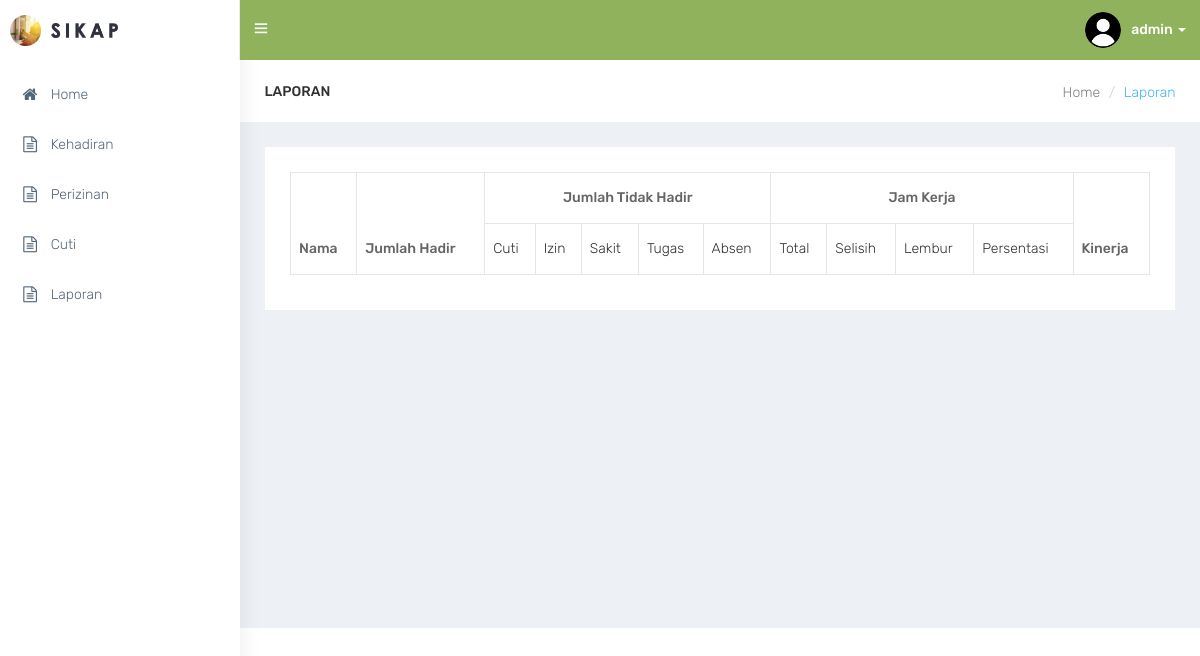
The page /laporan (signed in) on the database as committed earlier.
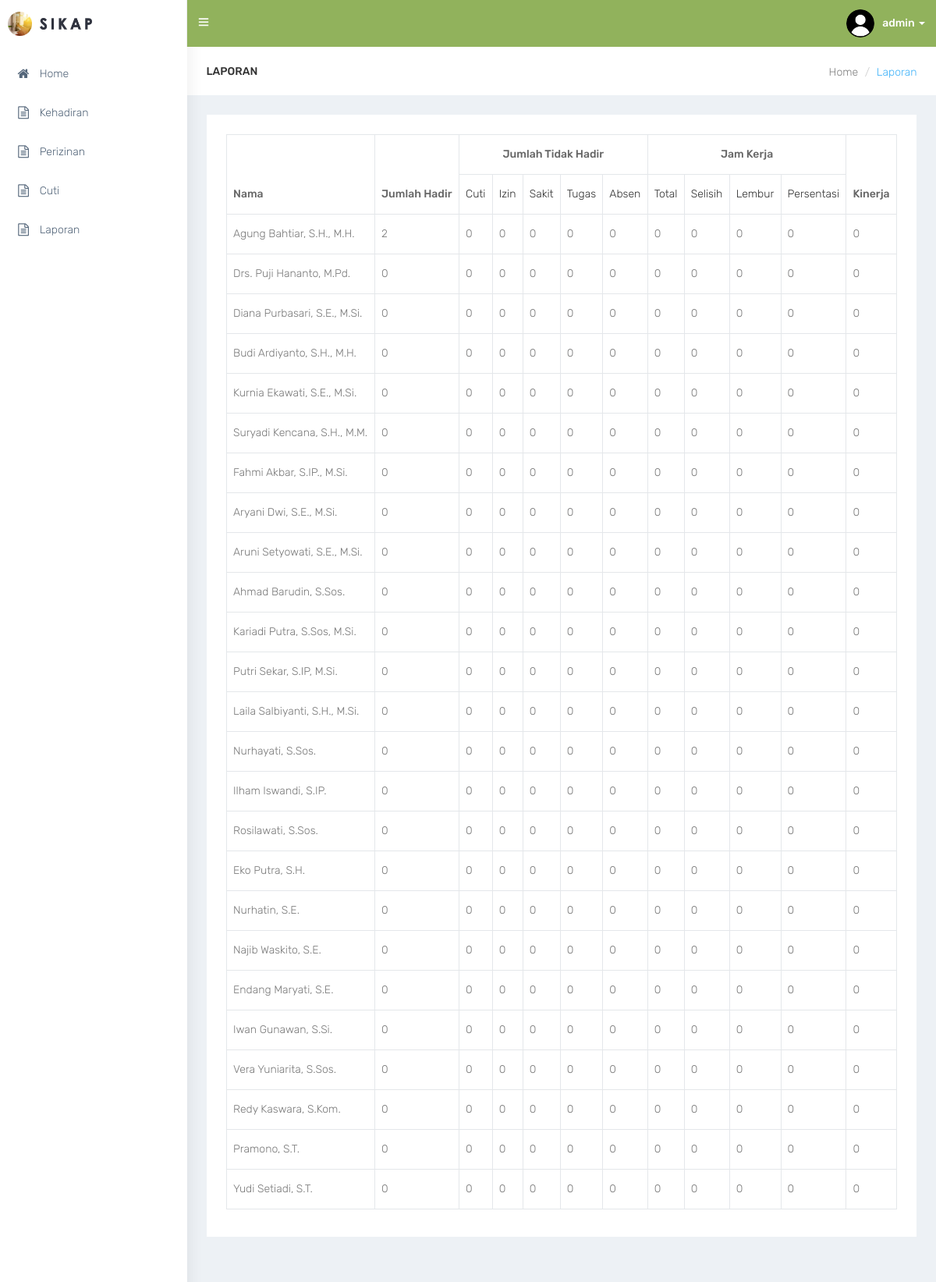
The same page on the database as committed later.
### tables this page shows
CREATE TABLE `user` (
  `us_id` int(11) NOT NULL,
  `ac_id` int(11) NOT NULL,
  `us_username` varchar(30) NOT NULL,
  `us_password` varchar(100) NOT NULL,
  `us_photo` varchar(100) NOT NULL,
  `us_email` varchar(30) NOT NULL
);

CREATE TABLE `pegawai` (
  `pe_id` int(11) NOT NULL,
  `pe_nama` varchar(255) NOT NULL,
  `pe_nip` varchar(30) NOT NULL,
  `pa_id` int(11) NOT NULL,
  `pe_tempat_lahir` varchar(100) NOT NULL,
  `pe_tanggal_lahir` date NOT NULL,
  `pe_jenis_kelamin` varchar(20) NOT NULL,
  `ag_id` int(11) NOT NULL,
  `st_id` int(11) NOT NULL,
  `pe_no_hp` varchar(15) NOT NULL,
  `pe_email` varchar(100) NOT NULL,
  `pe_no_bpjs` varchar(30) NOT NULL,
  `pr_id` char(2) NOT NULL,
  `kb_id` char(4) NOT NULL,
  `kc_id` char(7) NOT NULL,
  `kl_id` char(10) NOT NULL,
  `pe_alamat` varchar(255) NOT NULL,
  `pe_hobi` varchar(100) NOT NULL
);

### laporan.php (the view)
<div id="page-wrapper">
    <div class="container-fluid">
        <div class="row bg-title">
            <div class="col-lg-3 col-md-4 col-sm-4 col-xs-12">
                <h4 class="page-title">Laporan</h4>
            </div>
            <div class="col-lg-9 col-sm-8 col-md-8 col-xs-12">
                <ol class="breadcrumb">
                    <li><a href="index">Home</a></li>
                    <li class="active">Laporan</li>
                </ol>
            </div>
        </div>
        <div class="row">
            <div class="col-sm-12">
                <div class="white-box">
                    <div class="table-responsive">
                        <table class="table table-bordered" id="table_id">
                            <thead>
                                <tr>
                                  <th class="align-middle" rowspan="2">Nama</th>
                                  <th class="align-middle" rowspan="2">Jumlah Hadir</th>
                                  <th class="text-center" colspan="5">Jumlah Tidak Hadir</th>
                                  <th class="text-center" colspan="4">Jam Kerja</th>
                                  <th class="align-middle" rowspan="2">Kinerja</th>
                                </tr>
                                <tr>
                                  <td>Cuti</td>
                                  <td>Izin</td>
                                  <td>Sakit</td>
                                  <td>Tugas</td>
                                  <td>Absen</td>
                                  <td>Total</td>
                                  <td>Selisih</td>
                                  <td>Lembur</td>
                                  <td>Persentasi</td>
                                </tr>
                            </thead>
                            <tbody>
                                <?php $pegawai = $conn->query("SELECT pegawai.pe_id, pegawai.pe_nama FROM pegawai");
                                while($row = $pegawai->fetch()) {
                                  $kehadiran = $conn->query("SELECT count(*) as count FROM kehadiran where pe_id=" . $row['pe_id'])->fetch();
                                  $izin = $conn->query("SELECT count(*) as count FROM izin where pe_id=" . $row['pe_id'])->fetch();
                                  $cuti = $conn->query("SELECT count(*) as count FROM cuti where pe_id=" . $row['pe_id'])->fetch();
                                ?>
                                  <tr>
                                    <td><?php echo $row['pe_nama']; ?></td>
                                    <td><?php echo $kehadiran['count']; ?></td>
                                    <td><?php echo $izin['count']; ?></td>
                                    <td><?php echo $cuti['count']; ?></td>
                                    <td>0</td>
                                    <td>0</td>
                                    <td>0</td>
                                    <td>0</td>
                                    <td>0</td>
                                    <td>0</td>
                                    <td>0</td>
                                    <td>0</td>
                                  </tr>
                                <?php } ?>
                            </tbody>
                        </table>
                    </div>
                </div>
            </div>
        </div>
    </div>
</div>

### index.php (shortened to what this page needs)
<?php
    $page = $_GET['page'];
    switch ($page) {
        default:
            require_once "index-base.php";
            break;
    }
?>

### index-base.php
<!DOCTYPE html>
<html lang="en">
<head>
    <?php require_once "lib/lib-plugins.php"; ?>
</head>
<body class="fix-header">
    <div id="wrapper">
        <?php require_once "lib/lib-topbar.php"; ?>
        <?php require_once "lib/lib-nav.php"; ?>
        <?php require_once "lib/lib-url.php"; ?>
    </div>
</body>
</html>

### lib/lib-plugins.php (shortened to what this page needs)
<link href="css/bootstrap.min.css" rel="stylesheet">
<link href="plugins/bower_components/sidebar-nav/dist/sidebar-nav.min.css" rel="stylesheet">
<link href="plugins/bower_components/toast-master/css/jquery.toast.css" rel="stylesheet">
<link href="plugins/bower_components/morrisjs/morris.css" rel="stylesheet">
<link href="plugins/bower_components/chartist-js/dist/chartist.min.css" rel="stylesheet">
<link href="plugins/bower_components/chartist-plugin-tooltip-master/dist/chartist-plugin-tooltip.css" rel="stylesheet">
<link href="css/animate.css" rel="stylesheet">
<link href="css/style.css" rel="stylesheet">
<link href="css/default.css" id="theme" rel="stylesheet">
<link rel="stylesheet" type="text/css" href="plugins/bower_components/datatables/css/dataTables.bootstrap.css">

### lib/lib-topbar.php (shortened to what this page needs)
   <nav class="navbar navbar-default navbar-static-top m-b-0">
       <div class="navbar-header" style="background: #91b25c;">
           <div class="top-left-part">
               <a class="logo" href="index">
                   <b>
                   <img src="images/admin-lg.png" alt="home" class="light-logo" style="max-height: 31px;" /></b>
                   <span class="hidden-xs">
                   <img src="images/admin-tx.png" alt="home" class="light-logo" style="max-height: 15px;" /></span>
               </a>
           </div>
           <ul class="nav navbar-top-links navbar-left">
               <li><a href="javascript:void(0)" class="open-close waves-effect waves-light"><i class="ti-menu"></i></a></li>
           </ul>
           <?php
require_once(__DIR__.'/config.php');
$id = $_SESSION['id'];
               $sql = "SELECT * FROM user JOIN access_control USING(ac_id) WHERE us_id='$id'";
               $query = $conn->query($sql);
               $data = $query->fetch(PDO::FETCH_OBJ);
           ?>
           <ul class="nav navbar-top-links navbar-right pull-right">
               <li class="dropdown">
                   <a class="dropdown-toggle profile-pic" data-toggle="dropdown" href="#"> <img src="images/user/<?php echo $data->us_photo;?>" alt="user-img" width="36" class="img-circle"><b class="hidden-xs"><?php echo $data->us_username;?> </b><span class="caret"></span> </a>
               </li>
           </ul>
       </div>
   </nav>

### lib/lib-nav.php (shortened to what this page needs)
<div class="navbar-default sidebar" role="navigation">
    <div class="sidebar-nav slimscrollsidebar">
        <div class="sidebar-head">
            <h3><span class="fa-fw open-close"><i class="ti-close ti-menu"></i></span> <span class="hide-menu">Navigation</span></h3>
        </div>
        <ul class="nav" id="side-menu">
            <li style="padding: 70px 0 0;"><a href="index"><i class="fa fa-home fa-fw" aria-hidden="true"></i> Home</a></li>
            <li><a href="kehadiran"><i class="fa fa-file-text-o fa-fw" aria-hidden="true"></i> Kehadiran</a></li>
            <li><a href="izin"><i class="fa fa-file-text-o fa-fw" aria-hidden="true"></i> Perizinan</a></li>
            <li><a href="cuti"><i class="fa fa-file-text-o fa-fw" aria-hidden="true"></i> Cuti</a></li>
            <li><a href="laporan"><i class="fa fa-file-text-o fa-fw" aria-hidden="true"></i> Laporan</a></li>
        </ul>
    </div>
</div>

### lib/lib-url.php (shortened to what this page needs)
<?php
if(isset($_GET['page'])){
	$page = $_GET['page'];
	switch ($page) {
		case 'laporan':
			require_once "laporan.php";
			break;
		}
	}
	else {
		require_once "index-content.php";
	}
?>

### css/default.css (style rules this page uses)
body { background: #fff; }
.top-left-part { background: #fff; }
.top-left-part .light-logo { display: inline-block; }
.navbar-header { background: #2f323e; }
.navbar-top-links > li > a { color: #ffffff; }
.sidebar .sidebar-head { background: #ffffff; }
.sidebar .sidebar-head h3 { color: #686868; }
.bg-title .breadcrumb .active { color: #41b3f9; }
.sidebar { background: #fff; box-shadow: 1px 0px 20px rgba(0, 0, 0, 0.08); }
#side-menu li a { color: #54667a; }
#side-menu li a { color: #54667a; border-left: 0px solid #fff; }
#side-menu > li > a { border-left: 3px solid transperant; }

Rows that differ between the two databases and show on the page:
added pegawai: pe_nama "Agung Bahtiar, S.H., M.H.", count "2", count "0"
added pegawai: pe_nama "Drs. Puji Hananto, M.Pd.", count "0"
added pegawai: pe_nama "Diana Purbasari, S.E., M.Si.", count "0"
added pegawai: pe_nama "Budi Ardiyanto, S.H., M.H.", count "0"
added pegawai: pe_nama "Kurnia Ekawati, S.E., M.Si.", count "0"
added pegawai: pe_nama "Suryadi Kencana, S.H., M.M.", count "0"
added pegawai: pe_nama "Fahmi Akbar, S.IP., M.Si.", count "0"
added pegawai: pe_nama "Aryani Dwi, S.E., M.Si.", count "0"
added pegawai: pe_nama "Aruni Setyowati, S.E., M.Si.", count "0"
added pegawai: pe_nama "Ahmad Barudin, S.Sos.", count "0"
added pegawai: pe_nama "Kariadi Putra, S.Sos, M.Si.", count "0"
added pegawai: pe_nama "Putri Sekar, S.IP, M.Si.", count "0"
added pegawai: pe_nama "Laila Salbiyanti, S.H., M.Si.", count "0"
added pegawai: pe_nama "Nurhayati, S.Sos.", count "0"
added pegawai: pe_nama "Ilham Iswandi, S.IP.", count "0"
added pegawai: pe_nama "Rosilawati, S.Sos.", count "0"
added pegawai: pe_nama "Eko Putra, S.H.", count "0"
added pegawai: pe_nama "Nurhatin, S.E.", count "0"
added pegawai: pe_nama "Najib Waskito, S.E.", count "0"
added pegawai: pe_nama "Endang Maryati, S.E.", count "0"
added pegawai: pe_nama "Iwan Gunawan, S.Si.", count "0"
added pegawai: pe_nama "Vera Yuniarita, S.Sos.", count "0"
added pegawai: pe_nama "Redy Kaswara, S.Kom.", count "0"
added pegawai: pe_nama "Pramono, S.T.", count "0"
added pegawai: pe_nama "Yudi Setiadi, S.T.", count "0"
